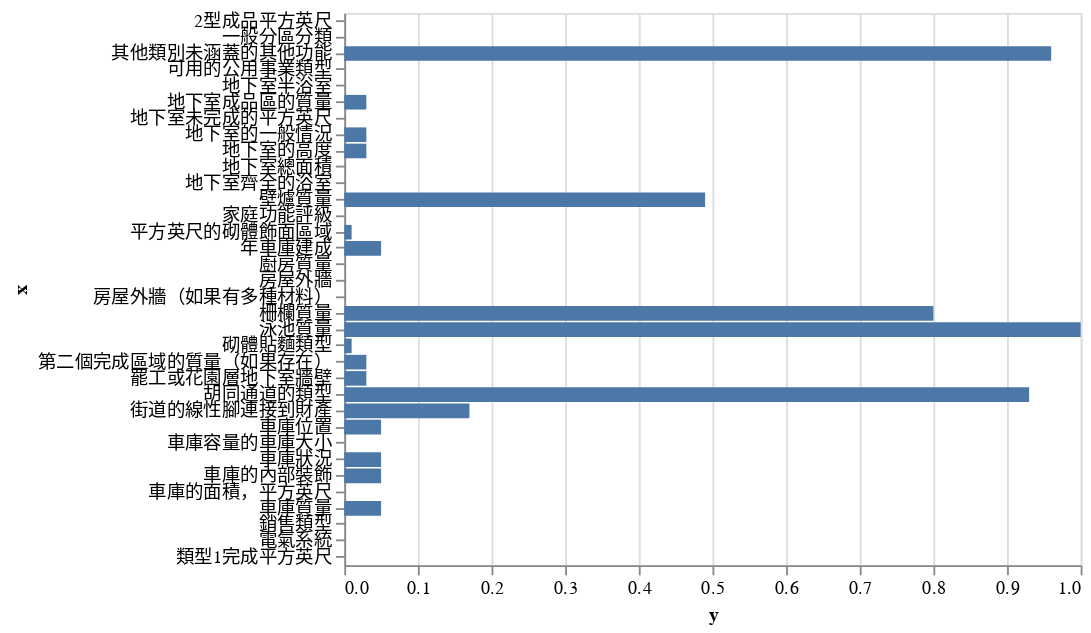

This figure's notebook cell:
### Code cell
data = pd.DataFrame({'x': listColumns, 'y': listValues})

Chart(data).mark_bar().encode(x='y', y='x')

### Figure 1 — Vega-Lite specification as saved in the notebook (floating-point values rounded to 4 significant figures)
{"$schema": "https://vega.github.io/schema/vega-lite/v2.4.3.json", "config": {"view": {"height": 300, "width": 400}}, "data": {"values": [{"x": "胡同通道的類型", "y": 0.93}, {"x": "地下室的一般情況", "y": 0.03}, {"x": "罷工或花園層地下室牆壁", "y": 0.03}, {"x": "類型1完成平方英尺", "y": 0}, {"x": "2型成品平方英尺", "y": 0}, {"x": "地下室成品區的質量", "y": 0.03}, {"x": "第二個完成區域的質量（如果存在）", "y": 0.03}, {"x": "地下室齊全的浴室", "y": 0}, {"x": "地下室半浴室", "y": 0}, {"x": "地下室的高度", "y": 0.03}, {"x": "地下室未完成的平方英尺", "y": 0}, {"x": "電氣系統", "y": 0}, {"x": "房屋外牆", "y": 0}, {"x": "房屋外牆（如果有多種材料）", "y": 0}, {"x": "柵欄質量", "y": 0.8}, {"x": "壁爐質量", "y": 0.49}, {"x": "家庭功能評級", "y": 0}, {"x": "車庫的面積，平方英尺", "y": 0}, {"x": "車庫容量的車庫大小", "y": 0}, {"x": "車庫狀況", "y": 0.05}, {"x": "車庫的內部裝飾", "y": 0.05}, {"x": "車庫質量", "y": 0.05}, {"x": "車庫位置", "y": 0.05}, {"x": "年車庫建成", "y": 0.05}, {"x": "廚房質量", "y": 0}, {"x": "街道的線性腳連接到財產", "y": 0.17}, {"x": "一般分區分類", "y": 0}, {"x": "平方英尺的砌體飾面區域", "y": 0.01}, {"x": "砌體貼麵類型", "y": 0.01}, {"x": "其他類別未涵蓋的其他功能", "y": 0.96}, {"x": "泳池質量", "y": 1}, {"x": "銷售類型", "y": 0}, {"x": "地下室總面積", "y": 0}, {"x": "可用的公用事業類型", "y": 0}]}, "encoding": {"x": {"field": "y", "type": "quantitative"}, "y": {"field": "x", "type": "nominal"}}, "mark": "bar"}
